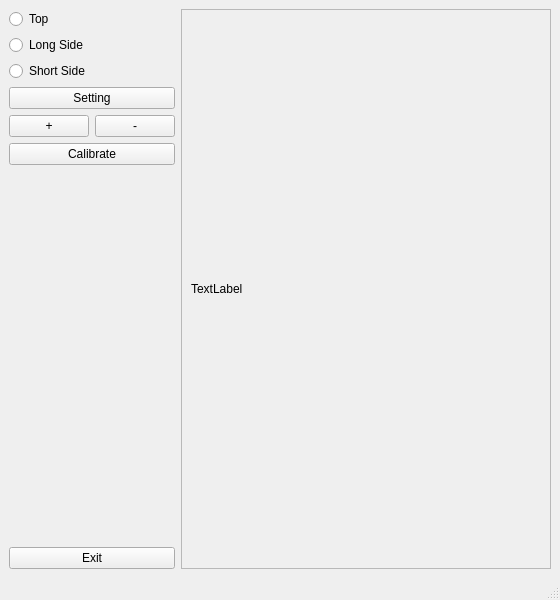
<?xml version="1.0" encoding="UTF-8"?>
<ui version="4.0">
 <class>MainWindow</class>
 <widget class="QMainWindow" name="MainWindow">
  <property name="geometry">
   <rect>
    <x>0</x>
    <y>0</y>
    <width>560</width>
    <height>600</height>
   </rect>
  </property>
  <property name="windowTitle">
   <string>MainWindow</string>
  </property>
  <widget class="QWidget" name="centralwidget">
   <layout class="QHBoxLayout" name="horizontalLayout_2">
    <item>
     <layout class="QHBoxLayout" name="horizontalLayout" stretch="1,20">
      <item>
       <layout class="QVBoxLayout" name="verticalLayout">
        <item>
         <widget class="QRadioButton" name="topButton">
          <property name="text">
           <string>Top</string>
          </property>
         </widget>
        </item>
        <item>
         <widget class="QRadioButton" name="lsideButton">
          <property name="text">
           <string>Long Side</string>
          </property>
         </widget>
        </item>
        <item>
         <widget class="QRadioButton" name="ssdieButton">
          <property name="text">
           <string>Short Side</string>
          </property>
         </widget>
        </item>
        <item>
         <widget class="QPushButton" name="settingButton">
          <property name="text">
           <string>Setting</string>
          </property>
         </widget>
        </item>
        <item>
         <layout class="QHBoxLayout" name="horizontalLayout_4">
          <item>
           <widget class="QPushButton" name="zoomInButton">
            <property name="text">
             <string>+</string>
            </property>
           </widget>
          </item>
          <item>
           <widget class="QPushButton" name="zoomOutButton">
            <property name="text">
             <string>-</string>
            </property>
           </widget>
          </item>
         </layout>
        </item>
        <item>
         <widget class="QPushButton" name="calibrateButton">
          <property name="text">
           <string>Calibrate</string>
          </property>
         </widget>
        </item>
        <item>
         <spacer name="verticalSpacer">
          <property name="orientation">
           <enum>Qt::Vertical</enum>
          </property>
          <property name="sizeHint" stdset="0">
           <size>
            <width>20</width>
            <height>40</height>
           </size>
          </property>
         </spacer>
        </item>
        <item>
         <widget class="QPushButton" name="exitButton">
          <property name="text">
           <string>Exit</string>
          </property>
         </widget>
        </item>
       </layout>
      </item>
      <item>
       <widget class="QScrollArea" name="scrollArea">
        <property name="widgetResizable">
         <bool>true</bool>
        </property>
        <widget class="QWidget" name="scrollAreaWidgetContents">
         <property name="geometry">
          <rect>
           <x>0</x>
           <y>0</y>
           <width>372</width>
           <height>558</height>
          </rect>
         </property>
         <layout class="QHBoxLayout" name="horizontalLayout_3">
          <item>
           <widget class="QLabel" name="labelImage">
            <property name="text">
             <string>TextLabel</string>
            </property>
           </widget>
          </item>
         </layout>
        </widget>
       </widget>
      </item>
     </layout>
    </item>
   </layout>
  </widget>
  <widget class="QStatusBar" name="statusbar"/>
 </widget>
 <resources/>
 <connections>
  <connection>
   <sender>exitButton</sender>
   <signal>clicked()</signal>
   <receiver>MainWindow</receiver>
   <slot>close()</slot>
   <hints>
    <hint type="sourcelabel">
     <x>58</x>
     <y>552</y>
    </hint>
    <hint type="destinationlabel">
     <x>2</x>
     <y>577</y>
    </hint>
   </hints>
  </connection>
 </connections>
</ui>
